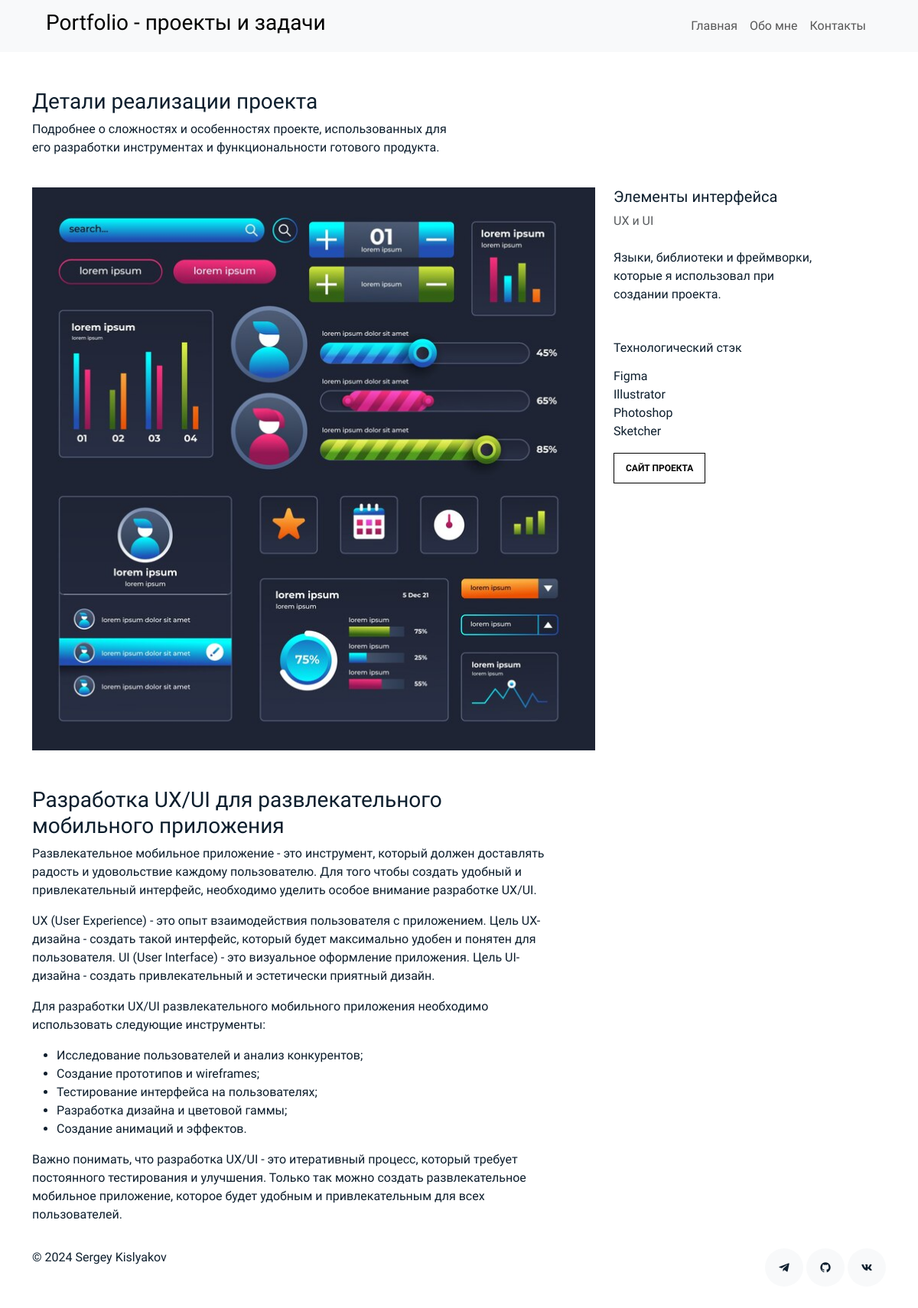
The page /work/entertainment-app/ on the database its author committed.
### portfolio/models.py (models this page shows, shortened)
class Work(models.Model):
    title = models.CharField(max_length=150)
    slug = models.SlugField(max_length=150, unique=True)
    category = models.ForeignKey(Category, on_delete=models.CASCADE, related_name='works')
    image = models.ImageField(upload_to='works')
    description = models.TextField()
    stack = models.TextField()
    link = models.URLField(max_length=200)
    class Meta:
        ordering = ['-id']
        verbose_name = 'Работа'
        verbose_name_plural = 'Работы'

class Category(models.Model):
    engname = models.CharField(max_length=25)
    rusname = models.CharField(max_length=25)
    class Meta:
        ordering = ['id']
        verbose_name = 'Категория'
        verbose_name_plural = 'Категории'
    def __str__(self):
        return self.rusname

### portfolio/views.py (the view)
# urls.py: path('work/<slug:slug>/', work_detail, name='work_detail')
def work_detail(request, slug):
    work = get_object_or_404(Work, slug=slug)
    testimonies = Testimony.objects.all()
    context = {
        'work': work,
        'testimonies': testimonies,
    }
    return render(request, 'work_detail.html', context)

### templates/work_detail.html (shortened to what this page needs)
{% extends 'base.html' %}
{% block content %}
    <section class="section">
        <div class="container">
            <div class="row mb-4 align-items-center">
                <div class="col-md-6" data-aos="fade-up">
                    <h3>Детали реализации проекта</h3>
                    <p>Подробнее о сложностях и особенностях проекте, использованных для его разработки инструментах и функциональности готового продукта.</p>
                </div>
            </div>
        </div>
        <div class="site-section pb-0">
            <div class="container">
                <div class="row align-items-stretch">
                    <div class="col-md-8" data-aos="fade-up">
                        <img src="{{ work.image.url }}" alt="Image" class="img-fluid">
                        <div class="pe-5">
                            <p>{{ work.description|safe }}</p>
                        </div>
                    </div>
                    <div class="col-md-3 ml-auto" data-aos="fade-up" data-aos-delay="100">
                         <div class="sticky-content">
                             <h3 class="h3">{{ work.title }}</h3>
                             <p class="mb-4"><span class="text-muted">{{ work.category }}</span> </p>
                             <div class="mb-5">
                                 <p>Языки, библиотеки и фреймворки, которые я использовал при создании проекта.</p>
                             </div>
                             <h4 class="h4 mb-3">Технологический стэк</h4>
                             {{ work.stack|safe }}
                             <p><a href="{{ work.link }}" class="readmore">Сайт проекта</a> </p>
                         </div>
                    </div>
                </div>
            </div>
        </div>
    </section>
{% endblock content %}

### static/css/style.css (style rules this page uses)
body { font-family: 'Montserrat Alternates', sans-serif; font-weight: 400; color: #0d1e2d; }
.h3 { font-size: 20px; }
.h4 { font-size: 16px; }
a { color: #777; text-decoration: none; }
.section { padding-top: 3rem; padding-bottom: 1rem; }
.readmore { display: inline-block; border: 1px solid #000; padding: 10px 15px; font-size: 12px; text-transform: uppercase; color: #000; transition: 0.2s all ease; font-weight: 700; }
.sticky-content { position: sticky; position: -webkit-sticky; top: 0; }

### rows shown on the page
Work: image (picture), description "Разработка UX/UI для развлекательного мобильного приложения Развлекательное мобильное приложение - это инструмент, который должен доставлять радость и удовольствие каждому пользователю. Для того чтобы создать удобный и привлекательный интерфейс, необходимо уделить особое внимание разработке UX/UI. UX (User Experience) - это опыт взаимодействия пользователя с приложением. Цель UX-дизайна - создать такой интерфейс, который будет максимально удобен и понятен для пользователя. UI (User Interface) - это визуальное оформление приложения. Цель UI-дизайна - создать привлекательный и эстетически приятный дизайн. Для разработки UX/UI развлекательного мобильного приложения необходимо использовать…", title "Элементы интерфейса", category "UX и UI", stack "Figma Illustrator Photoshop Sketcher"
